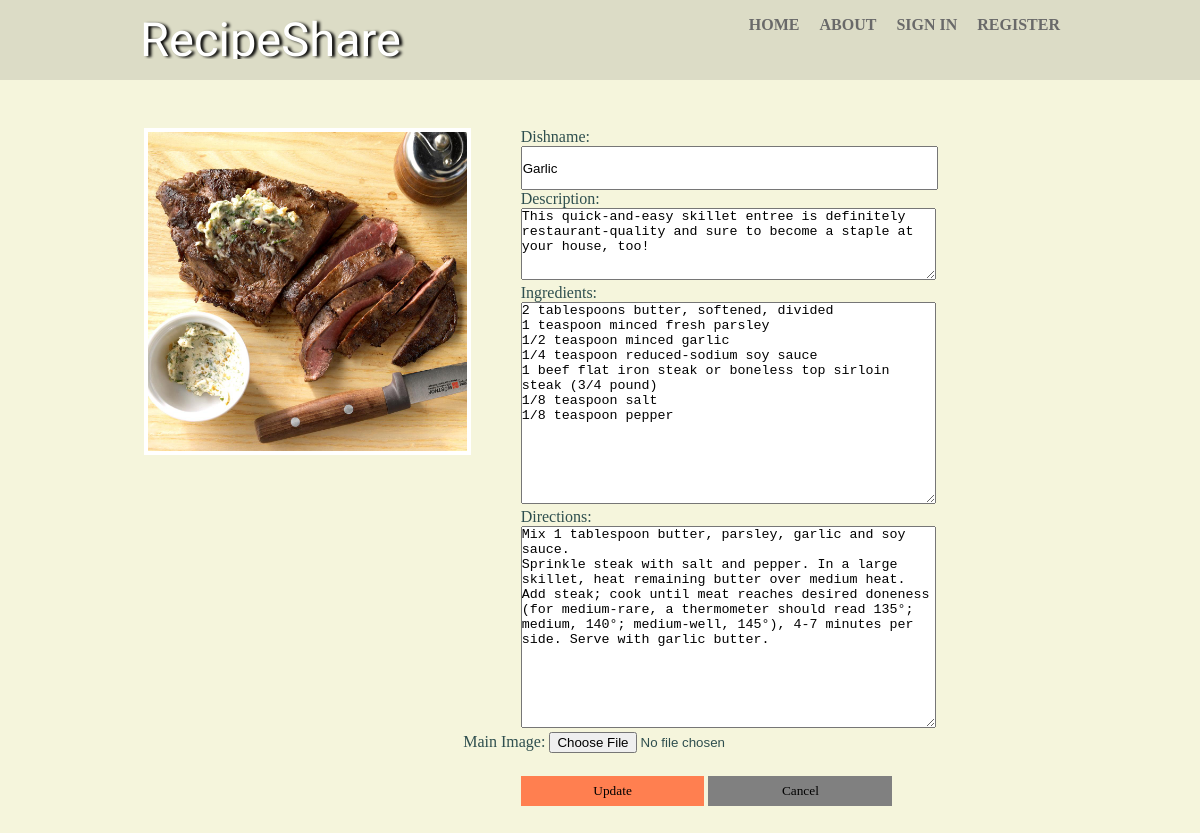
The page /article/1/Garlic Butter Steak/update on the database its author committed.
### tables this page shows
CREATE TABLE recipe(id INTEGER  PRIMARY KEY, dishname VARCHAR(100) NOT NULL, description TEXT NOT NULL, ingredients TEXT NOT NULL, directions TEXT NOT NULL, imagename VARCHAR(100) NOT NULL, author VARCHAR(100) NOT NULL, datetoday VARCHAR(100) NOT NULL);

### application.py (the view, shortened to what this page needs)
@app.route('/article/<id>/<dishname>/update', methods=['POST', 'GET'])
def update(id,dishname):
    with sqlite3.connect('database.db') as conn:
        cur = conn.cursor()
        cur.execute("SELECT * FROM recipe WHERE id = ?", [id])
        recipe = cur.fetchall()
        return render_template('update.html', recipe = recipe)

### templates/update.html (shortened to what this page needs)
{% extends "layout.html" %}
{% block content %}
<section>
	<header class = 'loginnav'>
		<div class="container">
			<nav>
				{% if session['username'] %}
		        <a href = {{ url_for("home", username = session['username'])}}><h2>RecipeShare</h2></a>
		        {% else %}
		        <a href = {{ url_for("home")}}><h2>RecipeShare</h2></a>
		        {% endif %}
				<ul>
					{% if not session['username'] %}
							<li><a href = {{ url_for("register")}} >Register</a></li>
							<li><a href = {{ url_for("login")}}>Sign in</a></li>
					{% else %}
							<li id = 'LogoutButton' ><a href = {{ url_for("logout")}}>Logout</a></li>
					{% endif %}
							<li><a href = {{ url_for("about")}}>About</a></li>
					{% if not session['username'] %}
							<li><a href = {{ url_for("home")}}>Home</a></li>
					{% else %}
							<li><a href = {{ url_for("profile", username = session['username'])}}>Profile({{session['username']}})</a></li>
							<li><a href = {{ url_for("home", username = session['username'])}}>Home</a></li>
					{% endif %}
				</ul>
			</nav>
		</div>
	</header>
	<article id = 'updatesection'>
		<div class ='updateblock'>
			<div class = 'formcontainer2'>
					{% for n in recipe %}
					<img src = "{{ url_for('static' , filename = 'images/recipeimages/' + n[5])}}" ><br>
					{% endfor %}
			</div>
			<div class = 'formcontainer'>
				<form method = "POST" action = "update" enctype="multipart/form-data">
					{% for n in recipe %}
					<div class="container">
					    <label>Dishname:</label><br>
					    <input type="text" class="container" name = "dishname" value = {{n[1]}}>
		  			</div>
				  	<div class="container">
					    <label >Description:</label><br>
					    <textarea class = 'container' name = 'description'>{{n[2]}}</textarea>
				  	</div>
				  	<div class="container">
					    <label >Ingredients:</label><br>
					    <textarea class = 'container' name = 'ingredients' placeholder="Enter ingredients in list form">{{n[3]}}</textarea>
				  	</div>
				  	<div class="container">
					    <label >Directions:</label><br>
					    <textarea class = 'container' name = 'directions' placeholder="Enter directions in list form">{{n[4]}}</textarea>
				  	</div>
					<div clas = 'container'>
						<label>Main Image:</label>
				  		<input type="file" name="image" value = "{{ url_for('static' , filename = 'images/recipeimages/' + n[5])}}" >
				  	</div>
				  	 {% endfor %}
				  	<div class="container">
				  		<div class ='updatebuttons'>
				  			<button type="submit">Update</button>
				  			{% for n in recipe %}
				  				<a href = "{{ url_for('article', id = n[0])}}"><input type="button" name="cancel" value= 'Cancel'></a>
				  			{% endfor %}
				  		</div>
				  	</div>
				</form>
			</div>
		</div>
	</article>
</section>
{% endblock %}

### static/style.css (style rules this page uses)
html { padding: 0; margin: 0; width: 100%; height: 100%; min-height: 100%; }
body { background-color: #F5F5DC; color: #2F4F4F; width: 100%; height: 100%; margin: 0; padding: 0; overflow: auto; font-size:100%; }
.container { width: 80%; margin: 0 auto; overflow: hidden; padding: 0; }
.container::placeholder { color:#2F4F4F; font-family: 'Palatino Linotype', 'Book Antiqua', Palatino, serif; }
a { text-decoration: none; }
img { max-width: 100%; max-height: 100%; }
header { height: auto; min-height: 80px; margin: auto; padding: none; width: 100%; position:relative; top:0; }
.loginnav { background: rgba(0,0,0,0.1); font-color: white; }
nav li { float:right; font-family: 'Palatino Linotype', 'Book Antiqua', Palatino, serif; text-decoration: none; text-transform: uppercase; position: relative; list-style-type: none; margin: auto; }
nav h2 { float:left; font: 400 130px/0.8 'Great Vibes', Helvetica, sans-serif; color: #FFFF; text-shadow: 3px 1px 3px black; font-size: 47px; margin: auto 20px; padding-top: 5px; }
nav a h2 { margin-top: auto; }
nav ul a { font-weight: bold; color: #696969; font-size: 16px; text-decoration: none; margin-right: 20px; }
.formcontainer { width: 63%; margin: 0; height: auto; display: inline-block; }
.formcontainer2 { width: 35%; margin: 0 ; height: 100%; display: inline-block; float: left; text-align: center; }
.formcontainer2 img { height: 100%; width: 100%; border: 4px solid white; }
.formcontainer input[type=text] { height: 40px; width: 90%; }
.formcontainer textarea { width: 90%; height: 70px; overflow: auto; }
.formcontainer textarea[name = ingredients] { width: 90%; height: 200px; }
.formcontainer textarea[name = directions] { width: 90%; height: 200px; }
.formcontainer textarea::placeholder { font-style: italic; }
#updatesection { width: 80%; position: relative; margin:auto; height: 100%; font-family: 'Palatino Linotype', 'Book Antiqua', Palatino, serif; }
.updateblock { width: 95%; margin: 5% auto; height: 80%; }
.updatebuttons button { width: 40%; padding: 0; margin: 5% auto; height: 30px; cursor: pointer; border: none; outline: none; background-color:#FF7F50; font-family: 'Palatino Linotype', 'Book Antiqua', Palatino, serif; }
.updatebuttons input[type=button] { width: 40%; padding: 0; margin: 5% auto; height: 30px; cursor: pointer; border: none; outline: none; background-color: grey; font-family: 'Palatino Linotype', 'Book Antiqua', Palatino, serif; }

### rows shown on the page
recipe: imagename (picture), description "This quick-and-easy skillet entree is definitely restaurant-quality and sure to become a staple at your house, too!", ingredients "2 tablespoons butter, softened, divided 1 teaspoon minced fresh parsley 1/2 teaspoon minced garlic 1/4 teaspoon reduced-sodium soy sauce 1 beef flat iron steak or boneless top sirloin steak (3/4 pound) 1/8 teaspoon salt 1/8 teaspoon pepper", directions "Mix 1 tablespoon butter, parsley, garlic and soy sauce. Sprinkle steak with salt and pepper. In a large skillet, heat remaining butter over medium heat. Add steak; cook until meat reaches desired doneness (for medium-rare, a thermometer should read 135°; medium, 140°; medium-well, 145°), 4-7 minutes per side. Serve with garlic butter."
